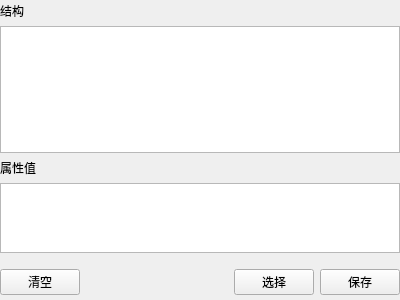
<?xml version="1.0" encoding="UTF-8"?>
<ui version="4.0">
 <class>WgXmlEditor</class>
 <widget class="QWidget" name="WgXmlEditor">
  <property name="geometry">
   <rect>
    <x>0</x>
    <y>0</y>
    <width>400</width>
    <height>300</height>
   </rect>
  </property>
  <property name="windowTitle">
   <string>Form</string>
  </property>
  <layout class="QVBoxLayout" name="verticalLayout">
   <property name="leftMargin">
    <number>0</number>
   </property>
   <property name="topMargin">
    <number>2</number>
   </property>
   <property name="rightMargin">
    <number>0</number>
   </property>
   <property name="bottomMargin">
    <number>5</number>
   </property>
   <item>
    <layout class="QGridLayout" name="gridLayout" rowstretch="1,8,1,4" columnstretch="2">
     <property name="bottomMargin">
      <number>10</number>
     </property>
     <item row="1" column="0">
      <widget class="QTreeView" name="treeView"/>
     </item>
     <item row="3" column="0">
      <widget class="QListView" name="listView"/>
     </item>
     <item row="0" column="0">
      <widget class="QLabel" name="label_2">
       <property name="text">
        <string>结构</string>
       </property>
      </widget>
     </item>
     <item row="2" column="0">
      <widget class="QLabel" name="label">
       <property name="text">
        <string>属性值</string>
       </property>
      </widget>
     </item>
    </layout>
   </item>
   <item>
    <layout class="QHBoxLayout" name="horizontalLayout">
     <item>
      <widget class="QPushButton" name="pushButton">
       <property name="text">
        <string>清空</string>
       </property>
      </widget>
     </item>
     <item>
      <spacer name="horizontalSpacer">
       <property name="orientation">
        <enum>Qt::Horizontal</enum>
       </property>
       <property name="sizeHint" stdset="0">
        <size>
         <width>40</width>
         <height>20</height>
        </size>
       </property>
      </spacer>
     </item>
     <item>
      <widget class="QPushButton" name="selectBtn">
       <property name="text">
        <string>选择</string>
       </property>
      </widget>
     </item>
     <item>
      <widget class="QPushButton" name="saveBtn">
       <property name="text">
        <string>保存</string>
       </property>
      </widget>
     </item>
    </layout>
   </item>
  </layout>
 </widget>
 <resources/>
 <connections/>
</ui>
